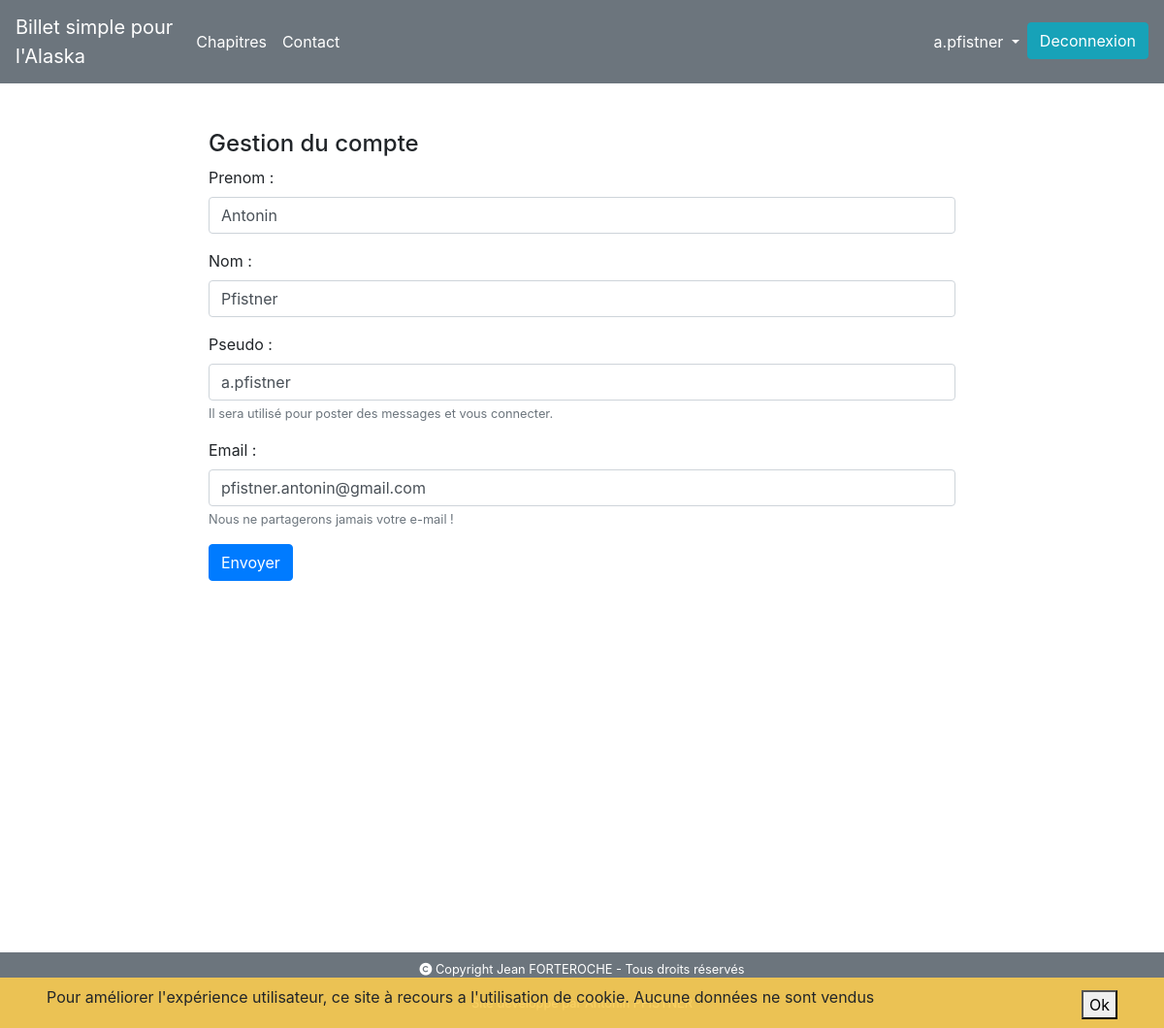
Page /?type=user&action=forManageAccount (signed in) on the committed database.
### tables this page shows
CREATE TABLE IF NOT EXISTS `users` (
  `id` int(11) NOT NULL AUTO_INCREMENT,
  `pseudo` varchar(255) NOT NULL,
  `mail` varchar(255) NOT NULL,
  `admin` int(11) NOT NULL,
  `pass_hash` varchar(255) NOT NULL,
  `first_name` varchar(255) NOT NULL,
  `last_name` varchar(255) NOT NULL,
  `registration_date` datetime NOT NULL,
  PRIMARY KEY (`id`)
);

### model/ManagementBDD.php (called while the page is built, shortened)
<?php
class ManagementBDD {
    function __construct()
    {
        $this->_bd = $this->AccesBDD();
    }
    private function AccesBDD(){
        $bd = new \PDO('mysql:host='.$domaineBDD.';dbname='.$BDDName.';charset=utf8', ''.$username.'', ''.$password.'');
        try{
            $bd = new \PDO('mysql:host='.$domaineBDD.';dbname='.$BDDName.';charset=utf8', ''.$username.'', ''.$password.'');
        }catch (\Exception $e){
            throw new \Exception('Erreur de connexion à la BDD, merci de contacter l\'administrateur ou de vous reconnecter plus tard.');
        }
        return $bd;
    }
}

### model/ManagementUser.php (called while the page is built, shortened)
<?php
require_once('ManagementBDD.php');
class ManagementUser extends ManagementBDD{
    public function takeInformationWithId($id){
        $userInfo = $this->_bd->prepare('SELECT * FROM users WHERE id = :id');
        $userInfo->execute(array('id'=> $id));
        return $userInfo;
    }
}

### gestion/Autoloader.php (called while the page is built, shortened)
<?php
class Autoloader{
   static function autoload($class){
       $controller = strpos($class, 'Controller');
       $model = strpos($class, 'Management');
       $gestion = strpos($class, 'Gestion');
       if($controller !== FALSE){
           $class = str_replace('P4\Controller\\', 'controller/', $class);
           require($class.".php");
       }
       elseif($model !== FALSE){
           $class = str_replace('P4\Model\\', 'model/', $class);
       }
       elseif ($gestion !== FALSE){
           $class = str_replace('P4\Gestion\\', 'gestion/', $class);
           require($class.".php");
       }
   }
}

### view/viewManageAccount.php (the view, shortened to what this page needs)
    <div class="row">
        <div class="col-lg-12">
            <h4>Gestion du compte</h4>
            <form action="/?type=user&action=manageAccount" method="POST">
                <div class="form-group">
                    <label for="first_name">Prenom :</label>
                    <input type="text" class="form-control" id="first_name" aria-describedby="emailHelp" name ="first_name" placeholder="Prenom"
                        <?php
                        if(isset($userInformation['first_name'])){
                            ?>
                            value="<?= $userInformation['first_name']?>"
                            <?php
                        }
                        ?>
                           required>
                </div>
                <div class="form-group">
                    <label for="last_name">Nom :</label>
                    <input type="text" class="form-control" id="last_name" aria-describedby="emailHelp" name ="last_name" placeholder="Nom"
                        <?php
                        if(isset($userInformation['last_name'])){
                            ?>
                            value="<?= $userInformation['last_name']?>"
                            <?php
                        }
                        ?>
                           required>
                </div>
                <div class="form-group">
                    <label for="pseudo">Pseudo :</label>
                    <input type="text" class="form-control
                    " id="pseudo" aria-describedby="emailHelp" name ="user_pseudo" placeholder="Entrez votre pseudo"
                        <?php
                        if(isset($userInformation['pseudo'])){
                            ?>
                            value="<?= $userInformation['pseudo']?>"
                            <?php
                        }
                        ?>
                           required>
                    <small id="pseudoHelp" class="form-text text-muted">Il sera utilisé pour poster des messages et vous connecter.</small>
                </div>
                <div class="form-group">
                    <label for="email">Email :</label>
                    <input type="email" class="form-control
                    " id="email" aria-describedby="emailHelp" name="user_mail"placeholder="E-Mail"
                        <?php
                        if(isset($userInformation['mail'])){
                            ?>
                            value="<?= $userInformation['mail']?>"
                            <?php
                        }
                        ?>
                           required>
                    <small id="emailHelp" class="form-text text-muted">Nous ne partagerons jamais votre e-mail !</small>
                </div>
                <button type="submit" class="btn btn-primary">Envoyer</button>
            </form>
        </div>
    </div>
<?php
require('template.php');

### style/style.css (style rules this page uses)
body { position: relative; max-width: 100%; }

### rows in the picture
users: first_name "Antonin", last_name "Pfistner", user_pseudo "a.pfistner", user_mail "pfistner.antonin@gmail.com"

### other values in the picture
$_SESSION['pseudo'] "a.pfistner"
